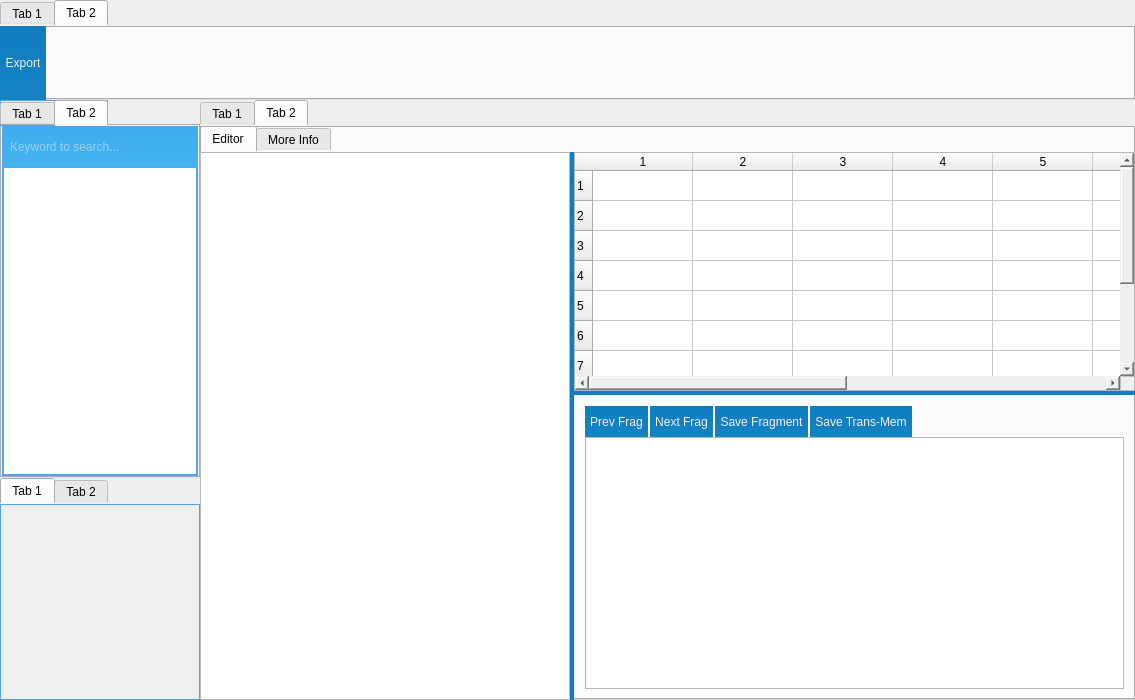
<?xml version="1.0" encoding="UTF-8"?>
<ui version="4.0">
 <class>MainWindow</class>
 <widget class="QMainWindow" name="MainWindow">
  <property name="geometry">
   <rect>
    <x>0</x>
    <y>0</y>
    <width>1135</width>
    <height>700</height>
   </rect>
  </property>
  <property name="windowTitle">
   <string>MainWindow</string>
  </property>
  <widget class="QWidget" name="centralWidget">
   <layout class="QVBoxLayout" name="verticalLayout_3">
    <property name="spacing">
     <number>0</number>
    </property>
    <property name="leftMargin">
     <number>0</number>
    </property>
    <property name="topMargin">
     <number>0</number>
    </property>
    <property name="rightMargin">
     <number>0</number>
    </property>
    <property name="bottomMargin">
     <number>0</number>
    </property>
    <item>
     <layout class="QVBoxLayout" name="verticalLayout_2">
      <property name="spacing">
       <number>0</number>
      </property>
      <item>
       <widget class="QTabWidget" name="tabTopTools">
        <property name="sizePolicy">
         <sizepolicy hsizetype="Expanding" vsizetype="Fixed">
          <horstretch>0</horstretch>
          <verstretch>0</verstretch>
         </sizepolicy>
        </property>
        <property name="minimumSize">
         <size>
          <width>0</width>
          <height>100</height>
         </size>
        </property>
        <property name="maximumSize">
         <size>
          <width>16777215</width>
          <height>100</height>
         </size>
        </property>
        <property name="styleSheet">
         <string notr="true">border-color: rgba(255, 255, 255, 0);</string>
        </property>
        <property name="currentIndex">
         <number>1</number>
        </property>
        <property name="tabBarAutoHide">
         <bool>true</bool>
        </property>
        <widget class="QWidget" name="tab_file_actions">
         <attribute name="title">
          <string>Tab 1</string>
         </attribute>
         <layout class="QHBoxLayout" name="horizontalLayout_2">
          <property name="spacing">
           <number>2</number>
          </property>
          <property name="leftMargin">
           <number>0</number>
          </property>
          <property name="topMargin">
           <number>0</number>
          </property>
          <property name="rightMargin">
           <number>0</number>
          </property>
          <property name="bottomMargin">
           <number>0</number>
          </property>
          <item>
           <widget class="QPushButton" name="btnWorkingDir">
            <property name="sizePolicy">
             <sizepolicy hsizetype="Minimum" vsizetype="Expanding">
              <horstretch>0</horstretch>
              <verstretch>0</verstretch>
             </sizepolicy>
            </property>
            <property name="styleSheet">
             <string notr="true">QPushButton{
font: 10pt &quot;Verdana&quot;;
border-style: none;
border: 0px;
color: #F0F0F0;
padding: 5px;	
min-height: 20px;
border-radius:0px;
background: qlineargradient(spread:pad, x1:0, y1:0, x2:0, y2:1, stop:0 #0F7DBE, stop:1 #1582C3); }
QPushButton:hover{ 
	background: qlineargradient(spread:pad, x1:0, y1:0, x2:0, y2:1, stop:0 #50A3F0, stop:1 #489CEA);
}

QPushButton:pressed{ 
	background: qlineargradient(spread:pad, x1:0, y1:0, x2:0, y2:1, stop:0 #0F7DBE, stop:1 #1582C3);
}</string>
            </property>
            <property name="text">
             <string>Change Working
Directory</string>
            </property>
            <property name="flat">
             <bool>true</bool>
            </property>
           </widget>
          </item>
          <item>
           <layout class="QVBoxLayout" name="verticalLayout_7">
            <property name="spacing">
             <number>2</number>
            </property>
            <item>
             <widget class="QPushButton" name="btnStartTask">
              <property name="sizePolicy">
               <sizepolicy hsizetype="Minimum" vsizetype="Expanding">
                <horstretch>0</horstretch>
                <verstretch>0</verstretch>
               </sizepolicy>
              </property>
              <property name="styleSheet">
               <string notr="true">QPushButton{
font: 10pt &quot;Verdana&quot;;
border-style: none;
border: 0px;
color: #F0F0F0;
padding: 5px;	
min-height: 20px;
border-radius:0px;
background: qlineargradient(spread:pad, x1:0, y1:0, x2:0, y2:1, stop:0 #0F7DBE, stop:1 #1582C3); }
QPushButton:hover{ 
	background: qlineargradient(spread:pad, x1:0, y1:0, x2:0, y2:1, stop:0 #50A3F0, stop:1 #489CEA);
}

QPushButton:pressed{ 
	background: qlineargradient(spread:pad, x1:0, y1:0, x2:0, y2:1, stop:0 #0F7DBE, stop:1 #1582C3);
}</string>
              </property>
              <property name="text">
               <string>Start Task</string>
              </property>
              <property name="flat">
               <bool>true</bool>
              </property>
             </widget>
            </item>
            <item>
             <widget class="QPushButton" name="btnExportTask">
              <property name="sizePolicy">
               <sizepolicy hsizetype="Minimum" vsizetype="Expanding">
                <horstretch>0</horstretch>
                <verstretch>0</verstretch>
               </sizepolicy>
              </property>
              <property name="styleSheet">
               <string notr="true">QPushButton{
font: 10pt &quot;Verdana&quot;;
border-style: none;
border: 0px;
color: #F0F0F0;
padding: 5px;	
min-height: 20px;
border-radius:0px;
background: qlineargradient(spread:pad, x1:0, y1:0, x2:0, y2:1, stop:0 #0F7DBE, stop:1 #1582C3); }
QPushButton:hover{ 
	background: qlineargradient(spread:pad, x1:0, y1:0, x2:0, y2:1, stop:0 #50A3F0, stop:1 #489CEA);
}

QPushButton:pressed{ 
	background: qlineargradient(spread:pad, x1:0, y1:0, x2:0, y2:1, stop:0 #0F7DBE, stop:1 #1582C3);
}</string>
              </property>
              <property name="text">
               <string>Export Task</string>
              </property>
              <property name="flat">
               <bool>true</bool>
              </property>
             </widget>
            </item>
           </layout>
          </item>
          <item>
           <layout class="QVBoxLayout" name="verticalLayout_8">
            <property name="spacing">
             <number>2</number>
            </property>
            <item>
             <widget class="QPushButton" name="btnAddTasks">
              <property name="sizePolicy">
               <sizepolicy hsizetype="Minimum" vsizetype="Expanding">
                <horstretch>0</horstretch>
                <verstretch>0</verstretch>
               </sizepolicy>
              </property>
              <property name="styleSheet">
               <string notr="true">QPushButton{
font: 10pt &quot;Verdana&quot;;
border-style: none;
border: 0px;
color: #F0F0F0;
padding: 5px;	
min-height: 20px;
border-radius:0px;
background: qlineargradient(spread:pad, x1:0, y1:0, x2:0, y2:1, stop:0 #0F7DBE, stop:1 #1582C3); }
QPushButton:hover{ 
	background: qlineargradient(spread:pad, x1:0, y1:0, x2:0, y2:1, stop:0 #50A3F0, stop:1 #489CEA);
}

QPushButton:pressed{ 
	background: qlineargradient(spread:pad, x1:0, y1:0, x2:0, y2:1, stop:0 #0F7DBE, stop:1 #1582C3);
}</string>
              </property>
              <property name="text">
               <string>Add New Task</string>
              </property>
              <property name="flat">
               <bool>true</bool>
              </property>
             </widget>
            </item>
            <item>
             <widget class="QPushButton" name="btnRemoveTasks">
              <property name="sizePolicy">
               <sizepolicy hsizetype="Minimum" vsizetype="Expanding">
                <horstretch>0</horstretch>
                <verstretch>0</verstretch>
               </sizepolicy>
              </property>
              <property name="styleSheet">
               <string notr="true">QPushButton{
font: 10pt &quot;Verdana&quot;;
border-style: none;
border: 0px;
color: #F0F0F0;
padding: 5px;	
min-height: 20px;
border-radius:0px;
background: qlineargradient(spread:pad, x1:0, y1:0, x2:0, y2:1, stop:0 #0F7DBE, stop:1 #1582C3); }
QPushButton:hover{ 
	background: qlineargradient(spread:pad, x1:0, y1:0, x2:0, y2:1, stop:0 #50A3F0, stop:1 #489CEA);
}

QPushButton:pressed{ 
	background: qlineargradient(spread:pad, x1:0, y1:0, x2:0, y2:1, stop:0 #0F7DBE, stop:1 #1582C3);
}</string>
              </property>
              <property name="text">
               <string>Remove Task</string>
              </property>
              <property name="flat">
               <bool>true</bool>
              </property>
             </widget>
            </item>
           </layout>
          </item>
          <item>
           <spacer name="horizontalSpacer">
            <property name="orientation">
             <enum>Qt::Horizontal</enum>
            </property>
            <property name="sizeHint" stdset="0">
             <size>
              <width>40</width>
              <height>20</height>
             </size>
            </property>
           </spacer>
          </item>
          <item>
           <widget class="QPushButton" name="btnRefreshTasks">
            <property name="sizePolicy">
             <sizepolicy hsizetype="Minimum" vsizetype="Preferred">
              <horstretch>0</horstretch>
              <verstretch>0</verstretch>
             </sizepolicy>
            </property>
            <property name="styleSheet">
             <string notr="true">QPushButton{
font: 10pt &quot;Verdana&quot;;
border-style: none;
border: 0px;
color: #F0F0F0;
padding: 5px;	
min-height: 20px;
border-radius:0px;
background: qlineargradient(spread:pad, x1:0, y1:0, x2:0, y2:1, stop:0 #0F7DBE, stop:1 #1582C3); }
QPushButton:hover{ 
	background: qlineargradient(spread:pad, x1:0, y1:0, x2:0, y2:1, stop:0 #50A3F0, stop:1 #489CEA);
}

QPushButton:pressed{ 
	background: qlineargradient(spread:pad, x1:0, y1:0, x2:0, y2:1, stop:0 #0F7DBE, stop:1 #1582C3);
}</string>
            </property>
            <property name="text">
             <string>Refresh</string>
            </property>
            <property name="flat">
             <bool>true</bool>
            </property>
           </widget>
          </item>
         </layout>
        </widget>
        <widget class="QWidget" name="tab_editor_actions">
         <attribute name="title">
          <string>Tab 2</string>
         </attribute>
         <layout class="QHBoxLayout" name="horizontalLayout_4">
          <property name="spacing">
           <number>2</number>
          </property>
          <property name="leftMargin">
           <number>0</number>
          </property>
          <property name="topMargin">
           <number>0</number>
          </property>
          <property name="rightMargin">
           <number>0</number>
          </property>
          <property name="bottomMargin">
           <number>0</number>
          </property>
          <item>
           <layout class="QVBoxLayout" name="verticalLayout_13">
            <property name="spacing">
             <number>2</number>
            </property>
            <item>
             <widget class="QPushButton" name="btnExport">
              <property name="sizePolicy">
               <sizepolicy hsizetype="Minimum" vsizetype="Expanding">
                <horstretch>0</horstretch>
                <verstretch>0</verstretch>
               </sizepolicy>
              </property>
              <property name="styleSheet">
               <string notr="true">QPushButton{
font: 10pt &quot;Verdana&quot;;
border-style: none;
border: 0px;
color: #F0F0F0;
padding: 5px;	
min-height: 20px;
border-radius:0px;
background: qlineargradient(spread:pad, x1:0, y1:0, x2:0, y2:1, stop:0 #0F7DBE, stop:1 #1582C3); }
QPushButton:hover{ 
	background: qlineargradient(spread:pad, x1:0, y1:0, x2:0, y2:1, stop:0 #50A3F0, stop:1 #489CEA);
}

QPushButton:pressed{ 
	background: qlineargradient(spread:pad, x1:0, y1:0, x2:0, y2:1, stop:0 #0F7DBE, stop:1 #1582C3);
}</string>
              </property>
              <property name="text">
               <string>Export</string>
              </property>
              <property name="flat">
               <bool>true</bool>
              </property>
             </widget>
            </item>
           </layout>
          </item>
          <item>
           <spacer name="horizontalSpacer_3">
            <property name="orientation">
             <enum>Qt::Horizontal</enum>
            </property>
            <property name="sizeHint" stdset="0">
             <size>
              <width>40</width>
              <height>20</height>
             </size>
            </property>
           </spacer>
          </item>
         </layout>
        </widget>
       </widget>
      </item>
      <item>
       <layout class="QHBoxLayout" name="horizontalLayout">
        <property name="spacing">
         <number>0</number>
        </property>
        <item>
         <layout class="QVBoxLayout" name="verticalLayout">
          <property name="spacing">
           <number>0</number>
          </property>
          <item>
           <widget class="QTabWidget" name="tabLeftSide">
            <property name="sizePolicy">
             <sizepolicy hsizetype="Fixed" vsizetype="Expanding">
              <horstretch>0</horstretch>
              <verstretch>0</verstretch>
             </sizepolicy>
            </property>
            <property name="minimumSize">
             <size>
              <width>200</width>
              <height>0</height>
             </size>
            </property>
            <property name="maximumSize">
             <size>
              <width>200</width>
              <height>16777215</height>
             </size>
            </property>
            <property name="styleSheet">
             <string notr="true">border: 1px solid #50A3F0; </string>
            </property>
            <property name="currentIndex">
             <number>1</number>
            </property>
            <property name="tabBarAutoHide">
             <bool>true</bool>
            </property>
            <widget class="QWidget" name="tab_file_filter">
             <attribute name="title">
              <string>Tab 1</string>
             </attribute>
             <layout class="QVBoxLayout" name="verticalLayout_5">
              <property name="spacing">
               <number>0</number>
              </property>
              <property name="leftMargin">
               <number>0</number>
              </property>
              <property name="topMargin">
               <number>0</number>
              </property>
              <property name="rightMargin">
               <number>0</number>
              </property>
              <property name="bottomMargin">
               <number>0</number>
              </property>
              <item>
               <widget class="QListWidget" name="lstTaskFilter">
                <property name="focusPolicy">
                 <enum>Qt::NoFocus</enum>
                </property>
                <property name="styleSheet">
                 <string notr="true">QListView{
	font: 75 10pt &quot;Verdana&quot;;
	background-color: rgb(240, 240, 240);
	border-color: rgba(255, 255, 255, 0);
	selection-background-color:rgb(37, 156, 247);
	border: 1px solid #50A3F0; 
	selection-background-color: #0F7DBE;
	selection-color: #F0F0F0;
}

QListView::item:selected {
	color: #F0F0F0;
	background: qlineargradient(spread:pad, x1:0, y1:0, x2:0, y2:1, stop:0 #0F7DBE, stop:1 #1582C3); 
}

QListView::item:hover {
	color: #F0F0F0;
	background: qlineargradient(spread:pad, x1:0, y1:0, x2:0, y2:1, stop:0 #50A3F0, stop:1 #489CEA); 
}

QListView::item {
	padding: 5px; 
	margin: 0px; 
}</string>
                </property>
                <property name="selectionRectVisible">
                 <bool>false</bool>
                </property>
               </widget>
              </item>
             </layout>
            </widget>
            <widget class="QWidget" name="tab_index">
             <attribute name="title">
              <string>Tab 2</string>
             </attribute>
             <layout class="QVBoxLayout" name="verticalLayout_9">
              <property name="spacing">
               <number>0</number>
              </property>
              <property name="leftMargin">
               <number>0</number>
              </property>
              <property name="topMargin">
               <number>0</number>
              </property>
              <property name="rightMargin">
               <number>0</number>
              </property>
              <property name="bottomMargin">
               <number>0</number>
              </property>
              <item>
               <widget class="QLineEdit" name="editKeyword">
                <property name="minimumSize">
                 <size>
                  <width>0</width>
                  <height>40</height>
                 </size>
                </property>
                <property name="styleSheet">
                 <string notr="true">QLineEdit{
font: 10pt &quot;Verdana&quot;;
border-style: none;
border: 0px;
color: #F0F0F0;
padding: 5px;	
min-height: 30px;
border-radius:0px;
background: qlineargradient(spread:pad, x1:0, y1:0, x2:0, y2:1, stop:0 #3FADEE, stop:1 #45B2EE); }</string>
                </property>
                <property name="placeholderText">
                 <string>Keyword to search...</string>
                </property>
               </widget>
              </item>
              <item>
               <widget class="QListWidget" name="lstIndex">
                <property name="styleSheet">
                 <string notr="true">font: 10pt &quot;Verdana&quot;;</string>
                </property>
               </widget>
              </item>
             </layout>
            </widget>
           </widget>
          </item>
          <item>
           <widget class="QTabWidget" name="tabLeftMenu">
            <property name="sizePolicy">
             <sizepolicy hsizetype="Fixed" vsizetype="Fixed">
              <horstretch>0</horstretch>
              <verstretch>0</verstretch>
             </sizepolicy>
            </property>
            <property name="minimumSize">
             <size>
              <width>200</width>
              <height>220</height>
             </size>
            </property>
            <property name="maximumSize">
             <size>
              <width>200</width>
              <height>16777215</height>
             </size>
            </property>
            <property name="styleSheet">
             <string notr="true">border-color: rgba(255, 255, 255, 0);</string>
            </property>
            <widget class="QWidget" name="tab_menu">
             <attribute name="title">
              <string>Tab 1</string>
             </attribute>
             <layout class="QVBoxLayout" name="verticalLayout_4">
              <property name="spacing">
               <number>0</number>
              </property>
              <property name="leftMargin">
               <number>0</number>
              </property>
              <property name="topMargin">
               <number>0</number>
              </property>
              <property name="rightMargin">
               <number>0</number>
              </property>
              <property name="bottomMargin">
               <number>0</number>
              </property>
              <item>
               <widget class="QListWidget" name="lstMenu">
                <property name="focusPolicy">
                 <enum>Qt::NoFocus</enum>
                </property>
                <property name="styleSheet">
                 <string notr="true">QListView{
	font: 75 11pt &quot;Verdana&quot;;
	background-color: rgb(240, 240, 240);
	selection-background-color:rgb(37, 156, 247);
	border: 1px solid #50A3F0; 
	selection-background-color: #0F7DBE;
	selection-color: #F0F0F0;
}

QListView::item:selected {
	color: #F0F0F0;
	background: qlineargradient(spread:pad, x1:0, y1:0, x2:0, y2:1, stop:0 #0F7DBE, stop:1 #1582C3); 
}

QListView::item:hover {
	color: #F0F0F0;
	background: qlineargradient(spread:pad, x1:0, y1:0, x2:0, y2:1, stop:0 #50A3F0, stop:1 #489CEA); 
}

QListView::item {
	padding: 5px; 
	margin: 0px; 
}</string>
                </property>
                <property name="lineWidth">
                 <number>0</number>
                </property>
                <property name="editTriggers">
                 <set>QAbstractItemView::NoEditTriggers</set>
                </property>
                <property name="showDropIndicator" stdset="0">
                 <bool>true</bool>
                </property>
                <property name="modelColumn">
                 <number>0</number>
                </property>
               </widget>
              </item>
             </layout>
            </widget>
            <widget class="QWidget" name="tab_8">
             <attribute name="title">
              <string>Tab 2</string>
             </attribute>
            </widget>
           </widget>
          </item>
         </layout>
        </item>
        <item>
         <widget class="QTabWidget" name="tabCenter">
          <property name="styleSheet">
           <string notr="true">border-color: rgba(255, 255, 255, 0);</string>
          </property>
          <property name="currentIndex">
           <number>1</number>
          </property>
          <property name="tabBarAutoHide">
           <bool>true</bool>
          </property>
          <widget class="QWidget" name="tab_file_table">
           <attribute name="title">
            <string>Tab 1</string>
           </attribute>
           <layout class="QVBoxLayout" name="verticalLayout_6">
            <property name="spacing">
             <number>0</number>
            </property>
            <property name="leftMargin">
             <number>0</number>
            </property>
            <property name="topMargin">
             <number>0</number>
            </property>
            <property name="rightMargin">
             <number>0</number>
            </property>
            <property name="bottomMargin">
             <number>0</number>
            </property>
            <item>
             <widget class="FileTableView" name="tbvFiles">
              <property name="styleSheet">
               <string notr="true">font: 10pt &quot;Verdana&quot;;
selection-background-color:rgb(37, 156, 247);
</string>
              </property>
              <attribute name="horizontalHeaderMinimumSectionSize">
               <number>35</number>
              </attribute>
              <attribute name="verticalHeaderVisible">
               <bool>false</bool>
              </attribute>
              <attribute name="verticalHeaderDefaultSectionSize">
               <number>35</number>
              </attribute>
              <attribute name="verticalHeaderMinimumSectionSize">
               <number>35</number>
              </attribute>
             </widget>
            </item>
           </layout>
          </widget>
          <widget class="QWidget" name="tab_editing_group">
           <attribute name="title">
            <string>Tab 2</string>
           </attribute>
           <layout class="QVBoxLayout" name="verticalLayout_10">
            <property name="spacing">
             <number>0</number>
            </property>
            <property name="leftMargin">
             <number>0</number>
            </property>
            <property name="topMargin">
             <number>0</number>
            </property>
            <property name="rightMargin">
             <number>0</number>
            </property>
            <property name="bottomMargin">
             <number>0</number>
            </property>
            <item>
             <widget class="QTabWidget" name="tabWidget">
              <property name="styleSheet">
               <string notr="true">font: 10pt &quot;Verdana&quot;;</string>
              </property>
              <property name="currentIndex">
               <number>0</number>
              </property>
              <widget class="QWidget" name="tab_editor">
               <attribute name="title">
                <string>Editor</string>
               </attribute>
               <layout class="QVBoxLayout" name="verticalLayout_12">
                <property name="spacing">
                 <number>0</number>
                </property>
                <property name="leftMargin">
                 <number>0</number>
                </property>
                <property name="topMargin">
                 <number>0</number>
                </property>
                <property name="rightMargin">
                 <number>0</number>
                </property>
                <property name="bottomMargin">
                 <number>0</number>
                </property>
                <item>
                 <widget class="QSplitter" name="splitter_horizon">
                  <property name="styleSheet">
                   <string notr="true">QSplitter::handle { background-color: #0F7DBE }</string>
                  </property>
                  <property name="orientation">
                   <enum>Qt::Horizontal</enum>
                  </property>
                  <widget class="QTextEdit" name="txtOriginal">
                   <property name="styleSheet">
                    <string notr="true">font: 11pt &quot;Microsoft YaHei&quot;;</string>
                   </property>
                   <property name="readOnly">
                    <bool>true</bool>
                   </property>
                  </widget>
                  <widget class="QSplitter" name="splitter_vertical">
                   <property name="orientation">
                    <enum>Qt::Vertical</enum>
                   </property>
                   <widget class="QTableWidget" name="tableWords">
                    <property name="styleSheet">
                     <string notr="true">font: 10pt &quot;Microsoft YaHei&quot;;</string>
                    </property>
                    <property name="editTriggers">
                     <set>QAbstractItemView::DoubleClicked|QAbstractItemView::EditKeyPressed</set>
                    </property>
                    <property name="showGrid">
                     <bool>true</bool>
                    </property>
                    <property name="wordWrap">
                     <bool>true</bool>
                    </property>
                    <property name="rowCount">
                     <number>10</number>
                    </property>
                    <property name="columnCount">
                     <number>10</number>
                    </property>
                    <row/>
                    <row/>
                    <row/>
                    <row/>
                    <row/>
                    <row/>
                    <row/>
                    <row/>
                    <row/>
                    <row/>
                    <column/>
                    <column/>
                    <column/>
                    <column/>
                    <column/>
                    <column/>
                    <column/>
                    <column/>
                    <column/>
                    <column/>
                   </widget>
                   <widget class="QWidget" name="layoutWidget">
                    <layout class="QVBoxLayout" name="verticalLayout_11">
                     <property name="spacing">
                      <number>0</number>
                     </property>
                     <item>
                      <widget class="QWidget" name="widget" native="true">
                       <property name="minimumSize">
                        <size>
                         <width>0</width>
                         <height>31</height>
                        </size>
                       </property>
                       <layout class="QHBoxLayout" name="horizontalLayout_3">
                        <property name="spacing">
                         <number>2</number>
                        </property>
                        <property name="leftMargin">
                         <number>0</number>
                        </property>
                        <property name="topMargin">
                         <number>0</number>
                        </property>
                        <property name="rightMargin">
                         <number>0</number>
                        </property>
                        <property name="bottomMargin">
                         <number>0</number>
                        </property>
                        <item>
                         <widget class="QPushButton" name="btnPrevFrag">
                          <property name="sizePolicy">
                           <sizepolicy hsizetype="Preferred" vsizetype="Preferred">
                            <horstretch>0</horstretch>
                            <verstretch>0</verstretch>
                           </sizepolicy>
                          </property>
                          <property name="maximumSize">
                           <size>
                            <width>16777215</width>
                            <height>40</height>
                           </size>
                          </property>
                          <property name="styleSheet">
                           <string notr="true">QPushButton{
font: 10pt &quot;Verdana&quot;;
border-style: none;
border: 0px;
color: #F0F0F0;
padding: 5px;	
min-height: 20px;
border-radius:0px;
background: qlineargradient(spread:pad, x1:0, y1:0, x2:0, y2:1, stop:0 #0F7DBE, stop:1 #1582C3); }
QPushButton:hover{ 
	background: qlineargradient(spread:pad, x1:0, y1:0, x2:0, y2:1, stop:0 #50A3F0, stop:1 #489CEA);
}

QPushButton:pressed{ 
	background: qlineargradient(spread:pad, x1:0, y1:0, x2:0, y2:1, stop:0 #0F7DBE, stop:1 #1582C3);
}</string>
                          </property>
                          <property name="text">
                           <string>Prev Frag</string>
                          </property>
                          <property name="flat">
                           <bool>true</bool>
                          </property>
                         </widget>
                        </item>
                        <item>
                         <widget class="QPushButton" name="btnNextFrag">
                          <property name="sizePolicy">
                           <sizepolicy hsizetype="Preferred" vsizetype="Preferred">
                            <horstretch>0</horstretch>
                            <verstretch>0</verstretch>
                           </sizepolicy>
                          </property>
                          <property name="maximumSize">
                           <size>
                            <width>16777215</width>
                            <height>40</height>
                           </size>
                          </property>
                          <property name="styleSheet">
                           <string notr="true">QPushButton{
font: 10pt &quot;Verdana&quot;;
border-style: none;
border: 0px;
color: #F0F0F0;
padding: 5px;	
min-height: 20px;
border-radius:0px;
background: qlineargradient(spread:pad, x1:0, y1:0, x2:0, y2:1, stop:0 #0F7DBE, stop:1 #1582C3); }
QPushButton:hover{ 
	background: qlineargradient(spread:pad, x1:0, y1:0, x2:0, y2:1, stop:0 #50A3F0, stop:1 #489CEA);
}

QPushButton:pressed{ 
	background: qlineargradient(spread:pad, x1:0, y1:0, x2:0, y2:1, stop:0 #0F7DBE, stop:1 #1582C3);
}</string>
                          </property>
                          <property name="text">
                           <string>Next Frag</string>
                          </property>
                          <property name="flat">
                           <bool>true</bool>
                          </property>
                         </widget>
                        </item>
                        <item>
                         <widget class="QPushButton" name="btnSaveFrag">
                          <property name="sizePolicy">
                           <sizepolicy hsizetype="Preferred" vsizetype="Preferred">
                            <horstretch>0</horstretch>
                            <verstretch>0</verstretch>
                           </sizepolicy>
                          </property>
                          <property name="maximumSize">
                           <size>
                            <width>16777215</width>
                            <height>40</height>
                           </size>
                          </property>
                          <property name="styleSheet">
                           <string notr="true">QPushButton{
font: 10pt &quot;Verdana&quot;;
border-style: none;
border: 0px;
color: #F0F0F0;
padding: 5px;	
min-height: 20px;
border-radius:0px;
background: qlineargradient(spread:pad, x1:0, y1:0, x2:0, y2:1, stop:0 #0F7DBE, stop:1 #1582C3); }
QPushButton:hover{ 
	background: qlineargradient(spread:pad, x1:0, y1:0, x2:0, y2:1, stop:0 #50A3F0, stop:1 #489CEA);
}

QPushButton:pressed{ 
	background: qlineargradient(spread:pad, x1:0, y1:0, x2:0, y2:1, stop:0 #0F7DBE, stop:1 #1582C3);
}</string>
                          </property>
                          <property name="text">
                           <string>Save Fragment</string>
                          </property>
                          <property name="flat">
                           <bool>true</bool>
                          </property>
                         </widget>
                        </item>
                        <item>
                         <widget class="QPushButton" name="btnSaveTransMem">
                          <property name="sizePolicy">
                           <sizepolicy hsizetype="Preferred" vsizetype="Preferred">
                            <horstretch>0</horstretch>
                            <verstretch>0</verstretch>
                           </sizepolicy>
                          </property>
                          <property name="maximumSize">
                           <size>
                            <width>16777215</width>
                            <height>40</height>
                           </size>
                          </property>
                          <property name="styleSheet">
                           <string notr="true">QPushButton{
font: 10pt &quot;Verdana&quot;;
border-style: none;
border: 0px;
color: #F0F0F0;
padding: 5px;	
min-height: 20px;
border-radius:0px;
background: qlineargradient(spread:pad, x1:0, y1:0, x2:0, y2:1, stop:0 #0F7DBE, stop:1 #1582C3); }
QPushButton:hover{ 
	background: qlineargradient(spread:pad, x1:0, y1:0, x2:0, y2:1, stop:0 #50A3F0, stop:1 #489CEA);
}

QPushButton:pressed{ 
	background: qlineargradient(spread:pad, x1:0, y1:0, x2:0, y2:1, stop:0 #0F7DBE, stop:1 #1582C3);
}</string>
                          </property>
                          <property name="text">
                           <string>Save Trans-Mem</string>
                          </property>
                          <property name="flat">
                           <bool>true</bool>
                          </property>
                         </widget>
                        </item>
                        <item>
                         <spacer name="horizontalSpacer_2">
                          <property name="orientation">
                           <enum>Qt::Horizontal</enum>
                          </property>
                          <property name="sizeHint" stdset="0">
                           <size>
                            <width>40</width>
                            <height>20</height>
                           </size>
                          </property>
                         </spacer>
                        </item>
                       </layout>
                      </widget>
                     </item>
                     <item>
                      <widget class="QTextEdit" name="txtTrans">
                       <property name="styleSheet">
                        <string notr="true">font: 11pt &quot;Microsoft YaHei&quot;;</string>
                       </property>
                       <property name="readOnly">
                        <bool>false</bool>
                       </property>
                      </widget>
                     </item>
                    </layout>
                   </widget>
                  </widget>
                 </widget>
                </item>
               </layout>
              </widget>
              <widget class="QWidget" name="tab_more_info">
               <attribute name="title">
                <string>More Info</string>
               </attribute>
              </widget>
             </widget>
            </item>
           </layout>
          </widget>
         </widget>
        </item>
       </layout>
      </item>
     </layout>
    </item>
   </layout>
  </widget>
 </widget>
 <layoutdefault spacing="6" margin="11"/>
 <customwidgets>
  <customwidget>
   <class>FileTableView</class>
   <extends>QTableView</extends>
   <header>FileTableView.h</header>
  </customwidget>
 </customwidgets>
 <resources/>
 <connections/>
</ui>
